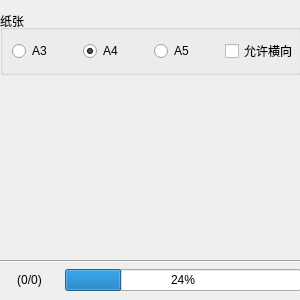
<?xml version="1.0" encoding="UTF-8"?>
<ui version="4.0">
 <class>Form</class>
 <widget class="QWidget" name="Form">
  <property name="geometry">
   <rect>
    <x>0</x>
    <y>0</y>
    <width>300</width>
    <height>300</height>
   </rect>
  </property>
  <property name="windowTitle">
   <string>Form</string>
  </property>
  <widget class="QWidget" name="layoutWidget">
   <property name="geometry">
    <rect>
     <x>0</x>
     <y>10</y>
     <width>301</width>
     <height>281</height>
    </rect>
   </property>
   <layout class="QVBoxLayout" name="verticalLayout" stretch="2,6,1,1">
    <item>
     <widget class="QGroupBox" name="groupBox">
      <property name="title">
       <string>纸张</string>
      </property>
      <property name="alignment">
       <set>Qt::AlignLeading|Qt::AlignLeft|Qt::AlignVCenter</set>
      </property>
      <layout class="QHBoxLayout" name="horizontalLayout_2" stretch="10,0">
       <property name="spacing">
        <number>2</number>
       </property>
       <property name="leftMargin">
        <number>9</number>
       </property>
       <property name="topMargin">
        <number>9</number>
       </property>
       <property name="rightMargin">
        <number>0</number>
       </property>
       <property name="bottomMargin">
        <number>9</number>
       </property>
       <item>
        <layout class="QHBoxLayout" name="horizontalLayout">
         <property name="sizeConstraint">
          <enum>QLayout::SetDefaultConstraint</enum>
         </property>
         <item>
          <widget class="QRadioButton" name="radioButton_A3">
           <property name="text">
            <string>A3</string>
           </property>
          </widget>
         </item>
         <item>
          <widget class="QRadioButton" name="radioButton_A4">
           <property name="text">
            <string>A4</string>
           </property>
           <property name="checked">
            <bool>true</bool>
           </property>
          </widget>
         </item>
         <item>
          <widget class="QRadioButton" name="radioButton_A5">
           <property name="text">
            <string>A5</string>
           </property>
          </widget>
         </item>
        </layout>
       </item>
       <item>
        <widget class="QCheckBox" name="checkBox">
         <property name="sizePolicy">
          <sizepolicy hsizetype="Minimum" vsizetype="Fixed">
           <horstretch>0</horstretch>
           <verstretch>0</verstretch>
          </sizepolicy>
         </property>
         <property name="maximumSize">
          <size>
           <width>100</width>
           <height>16777215</height>
          </size>
         </property>
         <property name="layoutDirection">
          <enum>Qt::LeftToRight</enum>
         </property>
         <property name="text">
          <string>允许横向</string>
         </property>
        </widget>
       </item>
      </layout>
     </widget>
    </item>
    <item>
     <widget class="QLabel" name="label">
      <property name="text">
       <string/>
      </property>
      <property name="alignment">
       <set>Qt::AlignCenter</set>
      </property>
     </widget>
    </item>
    <item>
     <widget class="Line" name="line">
      <property name="orientation">
       <enum>Qt::Horizontal</enum>
      </property>
     </widget>
    </item>
    <item>
     <layout class="QHBoxLayout" name="horizontalLayout_3" stretch="2,8">
      <item>
       <widget class="QLabel" name="label_2">
        <property name="text">
         <string>(0/0)</string>
        </property>
        <property name="alignment">
         <set>Qt::AlignCenter</set>
        </property>
       </widget>
      </item>
      <item>
       <widget class="QProgressBar" name="progressBar">
        <property name="value">
         <number>24</number>
        </property>
       </widget>
      </item>
     </layout>
    </item>
   </layout>
  </widget>
 </widget>
 <resources/>
 <connections/>
</ui>
